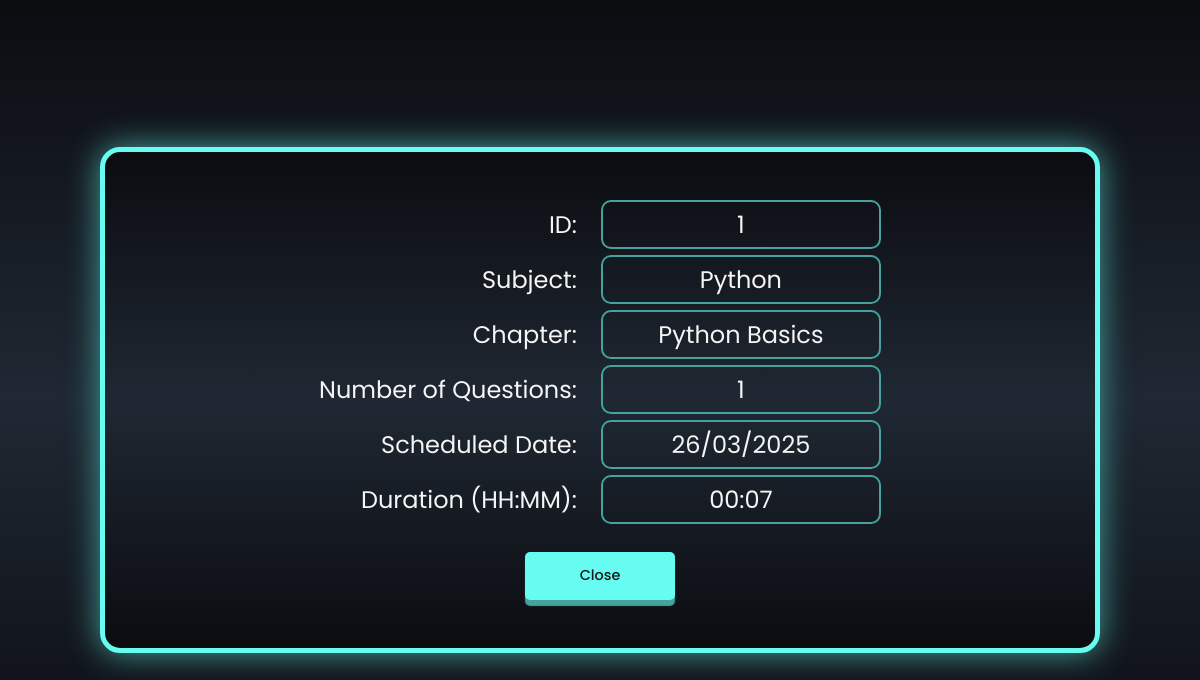
The page /quiz_detail/1 on the database as committed earlier.
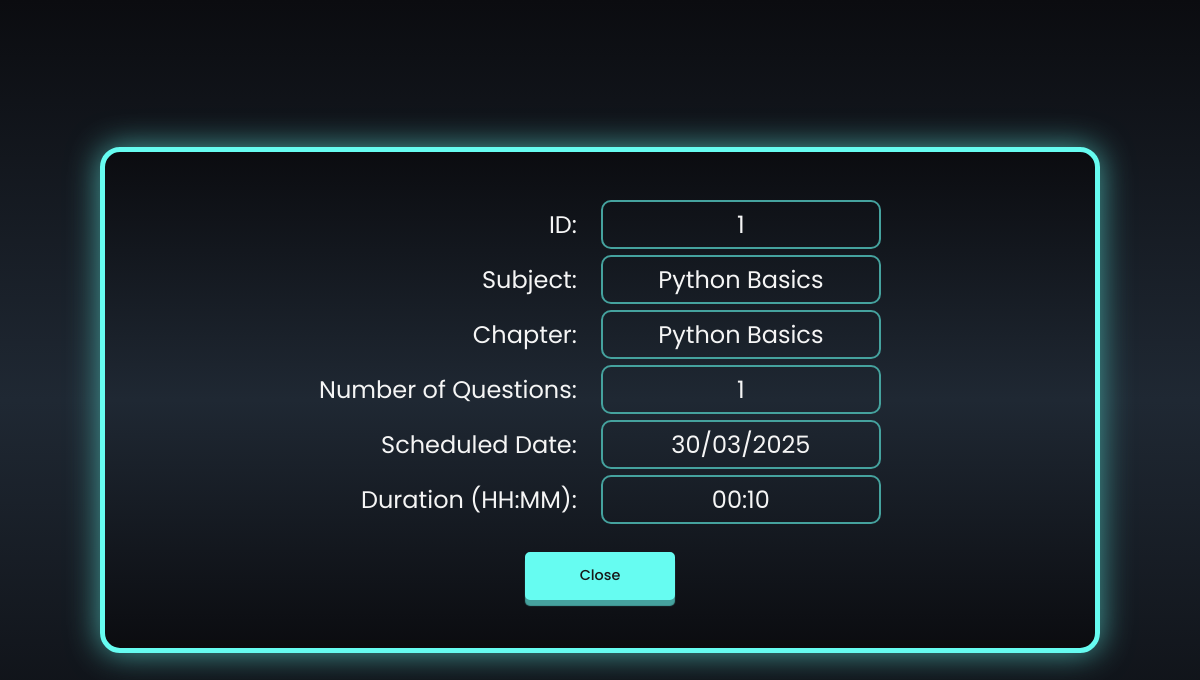
The same page on the database as committed later.
### models/models.py (models this page shows)
class Subject(db.Model):
  id = db.Column(db.Integer, primary_key=True, nullable=False)
  name = db.Column(db.String(50), unique=True, nullable=False)
  description = db.Column(db.String(120), nullable=False)
  chapters = db.relationship('Chapter', backref='subject', cascade="all, delete-orphan")

class Quiz(db.Model):
  id = db.Column(db.Integer, primary_key=True, nullable= False)
  chapter_id = db.Column(db.Integer, db.ForeignKey('chapter.id'), nullable=False)
  date_of_quiz = db.Column(db.Date(), nullable=False)
  time_duration = db.Column(db.Integer(), nullable=False)
  scores = db.relationship('Scores', backref='quiz', cascade="all, delete-orphan")
  questions = db.relationship('Question', backref = 'quiz', cascade = "all, delete-orphan")

### controllers/routes.py (the view)
@login_required
@app.route('/quiz_detail/<int:quiz_id>')
def quiz_detail(quiz_id):
    quiz = Quiz.query.filter_by(id = quiz_id).first()
    return render_template('quiz_detail.html', quiz = quiz)

### templates/quiz_detail.html (shortened to what this page needs)
{% extends 'base.html' %}
{% block content %}
    <div class="quiz-detail">
        <div><label>ID:</label> <p>{{quiz.id}}</p></div>
        <div><label>Subject:</label> <p>{{quiz.chapter.subject.name}}</p></div>
        <div><label>Chapter:</label> <p>{{quiz.chapter.name}}</p></div>
        <div><label>Number of Questions:</label> <p>{{quiz.questions|length}}</p></div>
        <div><label>Scheduled Date:</label> <p>{{quiz.date_of_quiz.strftime("%d/%m/%Y")}}</p></div>
        <div><label>Duration (HH:MM):</label> <p>{{quiz.time_duration}}</p></div>
        <a class="button" href="{{ url_for('user_dashboard' ) }}">Close</a>
    </div>
{% endblock %}

Rows that differ between the two databases and show on the page:
changed Quiz id 1: date_of_quiz "26/03/2025" → "30/03/2025"; time_duration "00:07" → "00:10"
changed Subject: chapter.subject.name "Python" → "Python Basics"
